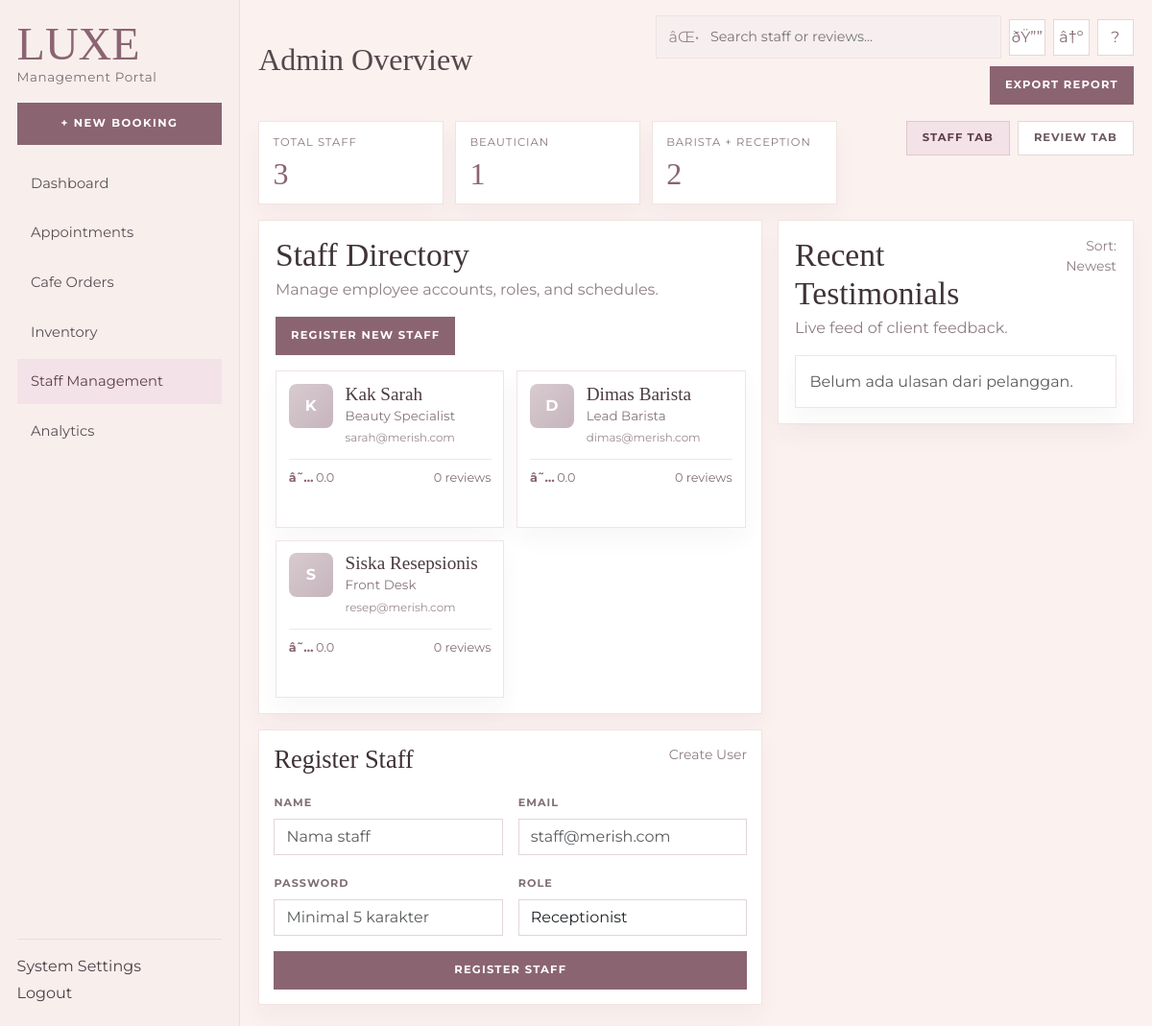
Screenshot of /index.php?page=admin&action=manageStaff (signed in) with the database file from the repository.
### tables this page shows
CREATE TABLE users (
    user_id INT AUTO_INCREMENT,
    NAME VARCHAR(100) NOT NULL,
    email VARCHAR(100) NOT NULL UNIQUE,
    PASSWORD VARCHAR(255) NOT NULL,
    ROLE ENUM('Admin', 'Receptionist', 'Barista', 'Beautician', 'Customer') NOT NULL,
    PRIMARY KEY (user_id)
);

### app/Controllers/AdminController.php (called while the page is built, shortened)
<?php
class AdminController
{
    private PDO $db;
    public function __construct()
    {
        $this->db = Database::getConnection();
    }
    public function manageStaff()
    {
        $activeTab = $_GET['tab'] ?? 'staff';
        $staffStmt = $this->db->query(
            "SELECT u.user_id,
                    u.NAME,
                    u.email,
                    u.ROLE,
                    COALESCE(AVG(rv.rating), 0) AS avg_rating,
                    COUNT(DISTINCT rv.review_id) AS total_reviews
             FROM users u
             LEFT JOIN reservation_details rd_staff ON rd_staff.beautician_id = u.user_id
             LEFT JOIN reviews rv ON rv.res_id = rd_staff.res_id
             WHERE u.ROLE IN ('Receptionist', 'Barista', 'Beautician')
             GROUP BY u.user_id, u.NAME, u.email, u.ROLE
             ORDER BY FIELD(u.ROLE, 'Beautician', 'Barista', 'Receptionist'), u.NAME ASC"
        );
        $staff = $staffStmt->fetchAll();
        $staffCountByRoleStmt = $this->db->query(
            "SELECT ROLE, COUNT(*) AS total
             FROM users
             WHERE ROLE IN ('Receptionist', 'Barista', 'Beautician')
             GROUP BY ROLE"
        );
        $roleRows = $staffCountByRoleStmt->fetchAll();
        $roleSummary = [
            'Receptionist' => 0,
            'Barista' => 0,
            'Beautician' => 0,
        ];
        foreach ($roleRows as $row) {
            $role = (string) ($row['ROLE'] ?? '');
            if (array_key_exists($role, $roleSummary)) {
                $roleSummary[$role] = (int) ($row['total'] ?? 0);
            }
        }
        $totalStaff = (int) array_sum($roleSummary);
        require __DIR__ . '/../Views/Admin/manage_staff.php';
    }
}

### app/Core/Database.php (called while the page is built, shortened)
<?php
class Database
{
    private static ?PDO $connection = null;
    public static function getConnection(): PDO
    {
        if (self::$connection !== null) {
            return self::$connection;
        }
        $host = 'localhost';
        $dbName = 'db_merish_salon';
        $user = 'root';
        $pass = '';
        $ports = [3306, 3307];
        foreach ($ports as $port) {
            $dsn = "mysql:host={$host};port={$port};dbname={$dbName};charset=utf8mb4";
            try {
                self::$connection = new PDO($dsn, $user, $pass, [
                    PDO::ATTR_ERRMODE => PDO::ERRMODE_EXCEPTION,
                    PDO::ATTR_DEFAULT_FETCH_MODE => PDO::FETCH_ASSOC,
                    PDO::ATTR_EMULATE_PREPARES => false,
                ]);
                return self::$connection;
            } catch (PDOException $e) {
                $lastException = $e;
            }
        }
        $portsTried = implode(', ', $ports);
        $err = 'Koneksi database gagal (mencoba port: ' . $portsTried . ')';
        die($err);
        return self::$connection;
    }
}

### app/Views/Admin/manage_staff.php (the view, shortened to what this page needs)
<?php
$staff = $staff ?? [];
$reviews = $reviews ?? [];
$roleSummary = $roleSummary ?? ['Receptionist' => 0, 'Barista' => 0, 'Beautician' => 0];
$totalStaff = $totalStaff ?? count($staff);
$activeTab = $activeTab ?? 'staff';
$escape = static fn ($value): string => htmlspecialchars((string) $value, ENT_QUOTES, 'UTF-8');
$formatRating = static fn ($value): string => number_format((float) $value, 1);
$roleLabel = static function (string $role): string {
    return match ($role) {
        'Beautician' => 'Beauty Specialist',
        'Barista' => 'Lead Barista',
        default => 'Front Desk',
    };
};
?>
<!DOCTYPE html>
<html lang="id">
<head>
    <link href="https://cdn.jsdelivr.net/npm/bootstrap@5.3.3/dist/css/bootstrap.min.css" rel="stylesheet">
</head>
<body>
    <div class="shell">
        <aside class="sidebar">
            <div>
                <a class="brand" href="index.php?page=admin">LUXE</a>
                <div class="brand-sub">Management Portal</div>
            </div>
            <a class="new-booking" href="index.php?page=admin&action=manageReservations">+ New Booking</a>
            <nav class="nav flex-column side-nav gap-1">
                <a class="nav-link" href="index.php?page=admin">Dashboard</a>
                <a class="nav-link" href="index.php?page=admin&action=manageReservations">Appointments</a>
                <a class="nav-link" href="index.php?page=admin&action=manageCafeOrders">Cafe Orders</a>
                <a class="nav-link" href="index.php?page=admin&action=manageMenus">Inventory</a>
                <a class="nav-link active" href="index.php?page=admin&action=manageStaff">Staff Management</a>
                <a class="nav-link" href="index.php?page=admin&action=reports">Analytics</a>
            </nav>
            <div class="sidebar-footer d-grid gap-1">
                <a class="nav-link" href="index.php?page=admin&action=settings">System Settings</a>
                <a class="nav-link" href="<?= LOGOUT_URL ?>">Logout</a>
            </div>
        </aside>
        <main class="main">
            <div class="topbar">
                <h1 class="top-title">Admin Overview</h1>
                <div class="d-flex align-items-center gap-2 flex-wrap justify-content-end">
                    <div class="search-box rounded-0">
                        <span>âŒ•</span>
                        <input type="text" placeholder="Search staff or reviews...">
                    </div>
                    <button class="icon-btn" type="button">ðŸ””</button>
                    <button class="icon-btn" type="button">â†º</button>
                    <button class="icon-btn" type="button">?</button>
                    <a class="action-btn" href="index.php?page=admin&action=reports">Export Report</a>
                </div>
            </div>
            <div class="row g-3 mb-3">
                <div class="col-12 col-lg-8">
                    <div class="summary-row">
                        <div class="summary-card">
                            <div class="summary-label">Total Staff</div>
                            <div class="summary-value"><?php echo number_format($totalStaff); ?></div>
                        </div>
                        <div class="summary-card">
                            <div class="summary-label">Beautician</div>
                            <div class="summary-value"><?php echo number_format((int) ($roleSummary['Beautician'] ?? 0)); ?></div>
                        </div>
                        <div class="summary-card">
                            <div class="summary-label">Barista + Reception</div>
                            <div class="summary-value"><?php echo number_format((int) (($roleSummary['Barista'] ?? 0) + ($roleSummary['Receptionist'] ?? 0))); ?></div>
                        </div>
                    </div>
                </div>
                <div class="col-12 col-lg-4">
                    <ul class="nav toolbar-tabs justify-content-lg-end gap-2">
                        <li class="nav-item">
                            <a class="nav-link <?php echo $activeTab === 'staff' ? 'active' : ''; ?>" href="index.php?page=admin&action=manageStaff&tab=staff">Staff Tab</a>
                        </li>
                        <li class="nav-item">
                            <a class="nav-link <?php echo $activeTab === 'review' ? 'active' : ''; ?>" href="index.php?page=admin&action=manageStaff&tab=review">Review Tab</a>
                        </li>
                    </ul>
                </div>
            </div>
            <div class="row g-3 align-items-start">
                <div class="col-12 col-xl-7">
                    <div class="panel mb-3">
                        <div class="d-flex justify-content-between align-items-start gap-3 flex-wrap mb-3">
                            <div>
                                <h2 class="section-title mb-1">Staff Directory</h2>
                                <p class="muted-text mb-0">Manage employee accounts, roles, and schedules.</p>
                            </div>
                            <a href="#register-staff" class="action-btn">Register New Staff</a>
                        </div>
                        <div class="staff-grid">
                            <?php if (empty($staff)): ?>
                                <div class="staff-card d-flex align-items-center justify-content-center text-muted">Belum ada data staff.</div>
                            <?php else: ?>
                                <?php foreach ($staff as $person): ?>
                                    <article class="staff-card">
                                        <div class="staff-head">
                                            <div class="avatar"><?php echo strtoupper(substr((string) ($person['NAME'] ?? 'S'), 0, 1)); ?></div>
                                            <div class="flex-grow-1">
                                                <h3 class="staff-name"><?php echo $escape($person['NAME']); ?></h3>
                                                <p class="staff-role"><?php echo $escape($roleLabel((string) $person['ROLE'])); ?></p>
                                                <div class="staff-email"><?php echo $escape($person['email']); ?></div>
                                            </div>
                                        </div>
                                        <div class="rating-row">
                                            <div><span class="star">â˜…</span><?php echo $formatRating($person['avg_rating']); ?></div>
                                            <div><?php echo number_format((int) $person['total_reviews']); ?> reviews</div>
                                        </div>
                                    </article>
                                <?php endforeach; ?>
                            <?php endif; ?>
                        </div>
                    </div>
                    <div id="register-staff" class="register-card">
                        <div class="d-flex justify-content-between align-items-start gap-2 mb-3">
                            <h3 class="sub-title">Register Staff</h3>
                            <span class="muted-text small">Create User</span>
                        </div>
                        <form action="index.php?page=admin&action=registerStaff" method="post" class="row g-3">
                            <div class="col-12 col-md-6">
                                <label class="form-label">Name</label>
                                <input type="text" name="name" class="form-control" placeholder="Nama staff" required>
                            </div>
                            <div class="col-12 col-md-6">
                                <label class="form-label">Email</label>
                                <input type="email" name="email" class="form-control" placeholder="staff@merish.com" required>
                            </div>
                            <div class="col-12 col-md-6">
                                <label class="form-label">Password</label>
                                <input type="password" name="password" class="form-control" placeholder="Minimal 5 karakter" required>
                            </div>
                            <div class="col-12 col-md-6">
                                <label class="form-label">Role</label>
                                <select name="role" class="form-select" required>
                                    <option value="Receptionist">Receptionist</option>
                                </select>
                            </div>
                            <div class="col-12">
                                <button type="submit" class="action-btn w-100">Register Staff</button>
                            </div>
                        </form>
                    </div>
                </div>
                <div class="col-12 col-xl-5">
                    <div class="panel">
                        <div class="d-flex justify-content-between align-items-start gap-2 mb-3">
                            <div>
                                <h2 class="section-title mb-1">Recent Testimonials</h2>
                                <p class="muted-text mb-0">Live feed of client feedback.</p>
                            </div>
                            <div class="text-end small muted-text">Sort: Newest</div>
                        </div>
                        <div class="review-list">
                            <?php if (empty($reviews)): ?>
                                <div class="review-card text-muted">Belum ada ulasan dari pelanggan.</div>
                            <?php endif; ?>
                        </div>
                    </div>
                </div>
            </div>
        </main>
    </div>
</body>
</html>

### rows the page displays
users: NAME "K", NAME "Kak Sarah", ROLE "Beauty Specialist", email "sarah@merish.com", avg_rating "0.0", total_reviews "0"
users: NAME "D", NAME "Dimas Barista", ROLE "Lead Barista", email "dimas@merish.com", avg_rating "0.0", total_reviews "0"
users: NAME "S", NAME "Siska Resepsionis", ROLE "Front Desk", email "resep@merish.com", avg_rating "0.0", total_reviews "0"

### other values shown
$totalStaff "3"
$roleSummary['Beautician'] "1"
